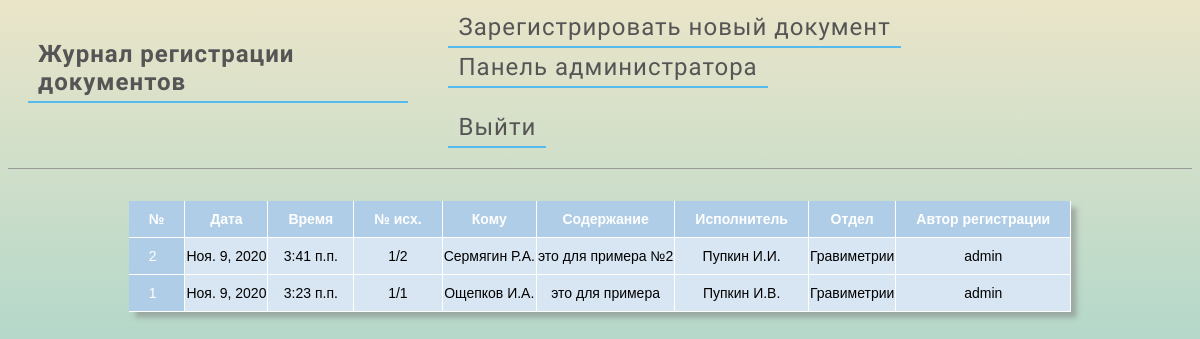
Screenshot of / (signed in) with the database file from the repository.
### journal/models.py (models this page shows, shortened)
class Entry(models.Model):
    number = models.IntegerField("№", default=0)
    reg_date = models.DateField(auto_now=True)
    reg_time = models.TimeField(auto_now=True)
    number_out = models.CharField("№ исх.", max_length=64, default=0)
    to_whom = models.CharField("Кому", max_length=200, default='')
    what = models.CharField("Содержание", max_length=200, default='')
    executor = models.CharField("Исполнитель", max_length=200, default='')
    author = models.ForeignKey(
        'auth.User',
        on_delete=models.CASCADE
    )
    departament = models.CharField("Отдел", max_length=200, default='')
    class Meta:
        verbose_name = 'Запись в журнале'     # Для единственного числа
        verbose_name_plural = 'Записи в журнале'      # Для множественного числа

### journal/views.py (the view)
# urls.py: path('', JournalView.as_view(), name='home'),
class JournalView(ListView):
    model = Entry
    template_name = 'home.html'
    queryset = Entry.objects.all().order_by('-id')

### journal/templates/home.html
{% extends 'base.html' %}
{% load static %}
{% block content %}
<link href="{% static 'css/home.css' %}" rel="stylesheet">
<table>
    <tr>
        <th>№</th>
        <th>Дата</th>
        <th>Время</th>
        <th>№ исх.</th>
        <th>Кому</th>
        <th>Содержание</th>
        <th>Исполнитель</th>
        <th>Отдел</th>
        <th>Автор регистрации</th>
    </tr>
    {% for item in object_list %}
    <tr>
        <td>{{ item.number }}</td>
        <td>{{ item.reg_date }}</td>
        <td>{{ item.reg_time }}</td>
        <td>{{ item.number_out }}</td>
        <td>{{ item.to_whom }}</td>
        <td>{{ item.what }}</td>
        <td>{{ item.executor }}</td>
        <td>{{ item.departament }}</td>
        <td>{{ item.author }}</td>
    </tr>
    {% endfor %}
</table>
{% endblock content %}

### journal/static/css/base.css (style rules this page uses)
body { font-family: 'Source Sans Pro', sans-serif; font-size: 20px; }

### journal/static/css/home.css (style rules this page uses)
table { font-family: "Lucida Sans Unicode", "Lucida Grande", Sans-Serif; font-size: 14px; border-collapse: collapse; text-align: center; box-shadow: 0.4em 0.4em 5px rgba(122,122,122,0.5); }
th { position: sticky; top: 0px; }
th, td:first-child { background: #AFCDE7; color: white; padding: 10px 20px; }
th, td { border-style: solid; border-width: 0 1px 1px 0; border-color: white; }
td { background: #D8E6F3; }
th:first-child, td:first-child { text-align: left; }

### journal/templates/base.html (style rules this page uses)
body { background: linear-gradient(#eae5c9, #6cc6cb) fixed; }

### rows the page displays
Entry: number "2", reg_date "Ноя. 9, 2020", reg_time "3:41 п.п.", number_out "1/2", to_whom "Сермягин Р.А.", what "это для примера №2", executor "Пупкин И.И.", departament "Гравиметрии", author "admin"
Entry: number "1", reg_date "Ноя. 9, 2020", reg_time "3:23 п.п.", number_out "1/1", to_whom "Ощепков И.А.", what "это для примера", executor "Пупкин И.В.", departament "Гравиметрии", author "admin"
